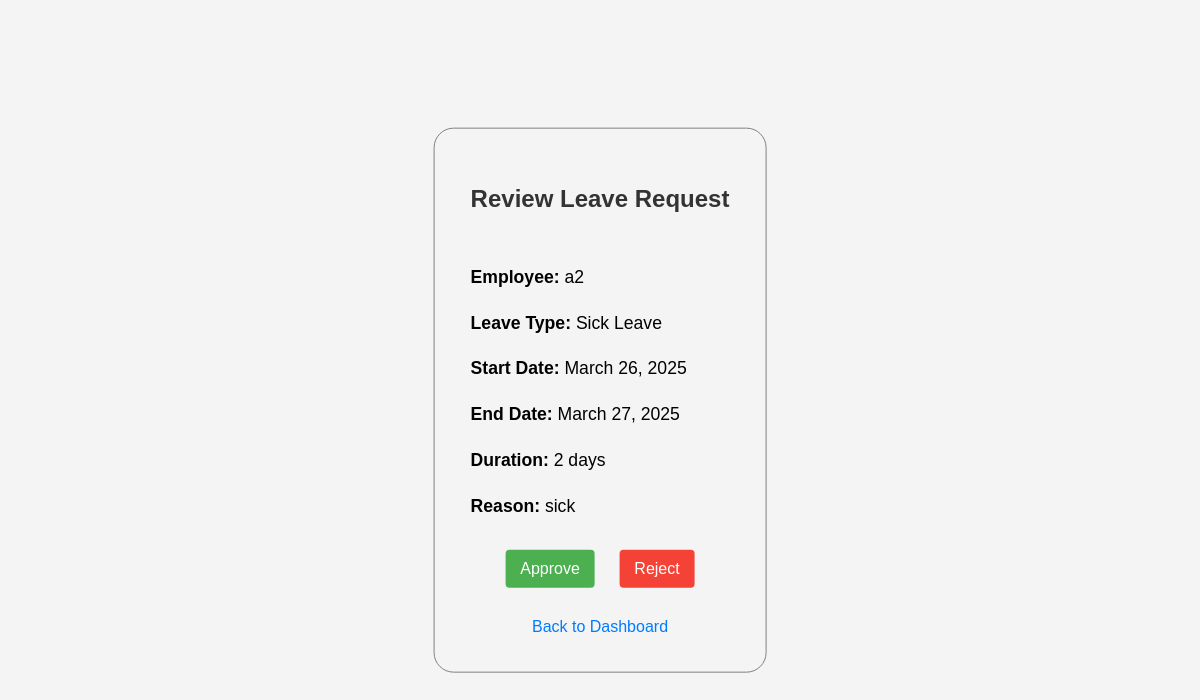
The app's page /review-leave/1/ (signed in) with its own data.
### myapp/models.py (models this page shows, shortened)
class LeaveRequest(models.Model):
    LEAVE_TYPES = [
        ('Annual', 'Annual Leave'),
        ('Sick', 'Sick Leave'),
        ('Other', 'Other')
    ]
    employee = models.ForeignKey(Employee, on_delete=models.CASCADE)
    leave_type = models.CharField(max_length=20, choices=LEAVE_TYPES, default='Annual')
    start_date = models.DateField()
    end_date = models.DateField()
    reason = models.TextField()
    status = models.CharField(max_length=20, choices=[('Pending', 'Pending'), ('Approved', 'Approved'), ('Rejected', 'Rejected')], default='Pending')
    def get_duration(self):
        return (self.end_date - self.start_date).days + 1

class Employee(AbstractUser):
    is_approved = models.BooleanField(default=False)  # Admin approval required
    department = models.CharField(max_length=100, blank=True)
    salary = models.DecimalField(max_digits=10, decimal_places=2, default=0.00)
    annual_leave_balance = models.DecimalField(max_digits=5, decimal_places=1, default=21.0)
    sick_leave_balance = models.DecimalField(max_digits=5, decimal_places=1, default=10.0)

### myapp/views.py (the view, shortened to what this page needs)
# urls.py: path('review-leave/<int:leave_id>/', review_leave, name='review_leave'),
@staff_member_required
def review_leave(request, leave_id):
    leave = LeaveRequest.objects.get(id=leave_id)
    return render(request, 'employees/review_leave.html', {'leave': leave})

### myapp/templates/employees/review_leave.html (shortened to what this page needs)
{% load static %}
<!DOCTYPE html>
<html lang="en">
<head>
</head>
<body>
    <div class="container">
        <h2>Review Leave Request</h2>
        <p><strong>Employee:</strong> {{ leave.employee.username }}</p>
        <p><strong>Leave Type:</strong> {{ leave.get_leave_type_display }}</p>
        <p><strong>Start Date:</strong> {{ leave.start_date }}</p>
        <p><strong>End Date:</strong> {{ leave.end_date }}</p>
        <p><strong>Duration:</strong> {{ leave.get_duration }} days</p>
        <p><strong>Reason:</strong> {{ leave.reason }}</p>
        <form method="post">
            <button type="submit" name="action" value="approve">Approve</button>
            <button type="submit" name="action" value="reject">Reject</button>
        </form>
        <a href="{% url 'manager_dashboard' %}">Back to Dashboard</a>
    </div>
</body>
</html>

### myapp/templates/employees/review_leave.html (style rules this page uses)
body { font-family: sans-serif; margin: 20px; background-color: #f4f4f4; }
h2 { color: #333; margin-bottom: 50px; text-align: center; }
p { line-height: 1.6; margin-bottom: 10px; }
strong { font-weight: bold; }
form { text-align: center; margin-top: 30px; }
form button { padding: 10px 15px; border: none; border-radius: 4px; cursor: pointer; margin: 0 10px; font-size: 1rem; }
form button[name="action"][value="approve"] { background-color: #4CAF50; color: white; }
form button[name="action"][value="reject"] { background-color: #f44336; color: white; }
a { display: block; text-align: center; margin-top: 30px; text-decoration: none; color: #007bff; }
.container { position: absolute; top: 50%; left: 50%; transform: translate(-50%, -50%); padding: 3%; border: 1px solid gray; border-radius: 20px; }
.container p { font-size: 1.1rem; }

### records on screen
LeaveRequest: employee.username "a2", leave_type "Sick Leave", start_date "March 26, 2025", end_date "March 27, 2025", get_duration "2", reason "sick"
